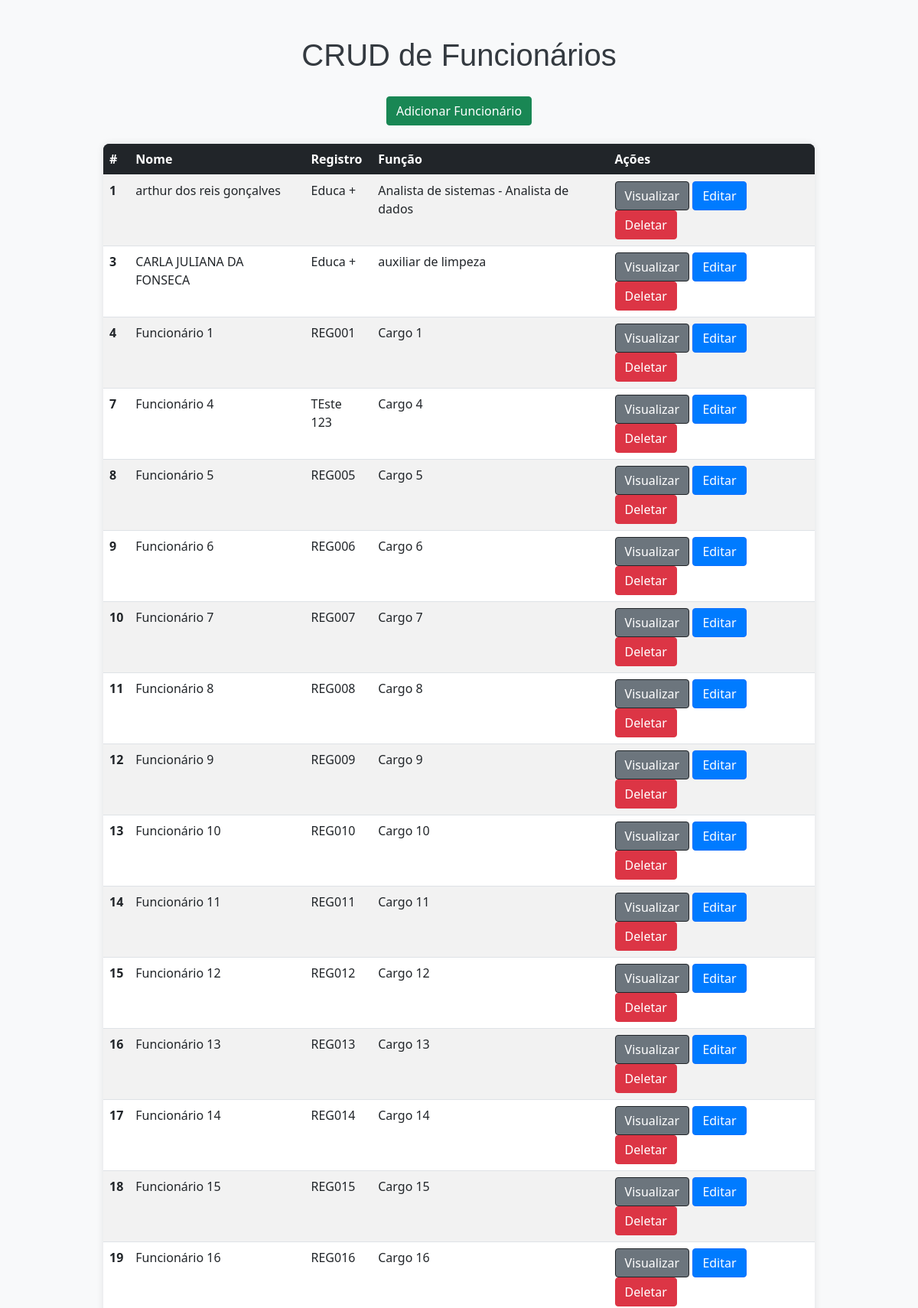
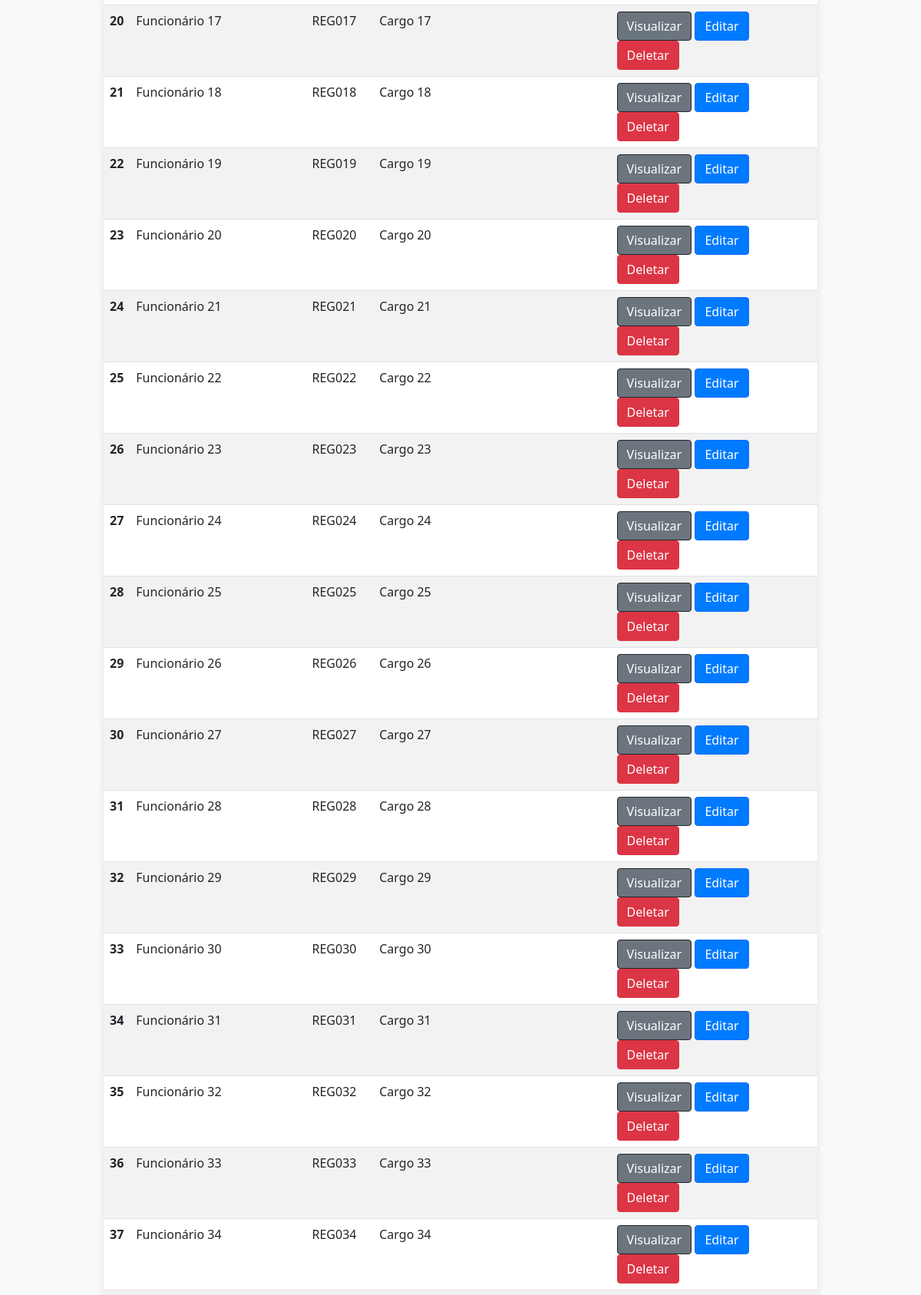
Page /indexFuncionarios/ (upper part) on the committed database (2 pictures, top to bottom).
### app/models.py (models this page shows, shortened)
class Funcionarios(models.Model):
    cpf_validator = RegexValidator(
        r'^\d{11}$',  # Permite apenas 11 dígitos
        'O CPF deve ter 11 dígitos numéricos.'
    )
    nome = models.CharField(max_length=150)
    registro = models.CharField(max_length=50)
    funcao = models.CharField(max_length=100)
    data_nascimento = models.DateField()
    data_admissao = models.DateField()
    cpf = models.CharField(max_length=11, validators=[cpf_validator])
    conta_inter = models.CharField(max_length=20)
    ultimo_exame = models.DateField(null=True, blank=True)
    proximo_exame = models.DateField(null=True, blank=True)
    email = models.EmailField(max_length=100, validators=[EmailValidator()])
    salario = models.DecimalField(max_digits=10, decimal_places=2)

### app/views.py (the view)
# urls.py: path('indexFuncionarios/', indexFuncionarios, name='indexFuncionarios'),
def indexFuncionarios(request):
    data = {'db': Funcionarios.objects.all()}
    return render(request, 'Funcionarios/indexFuncionarios.html', data)

### app/templates/Funcionarios/indexFuncionarios.html (shortened to what this page needs)
<!DOCTYPE html>
<html lang="en">
<head>
    <link href="https://cdn.jsdelivr.net/npm/bootstrap@5.0.2/dist/css/bootstrap.min.css" rel="stylesheet">
</head>
<body>
    <div class="container mt-5">
        <div class="col-8 m-auto text-center">
            <h1>CRUD de Funcionários</h1>
            <a href="/form" class="btn btn-success mb-4">Adicionar Funcionário</a>
        </div>
        <div class="col-10 m-auto">
            <table class="table table-striped table-hover">
                <thead class="table-dark">
                  <tr>
                    <th scope="col">#</th>
                    <th scope="col">Nome</th>
                    <th scope="col">Registro</th>
                    <th scope="col">Função</th>
                    <th scope="col">Ações</th>
                  </tr>
                </thead>
                <tbody>
                  {% for funcionario in db %}
                    <tr>
                        <th scope="row">{{ funcionario.id }}</th>
                        <td>{{ funcionario.nome }}</td>
                        <td>{{ funcionario.registro }}</td>
                        <td>{{ funcionario.funcao }}</td>
                        <td>
                            <a href="{% url 'view' funcionario.id %}" class="btn btn-dark">Visualizar</a>
                            <a href="{% url 'edit' funcionario.id %}" class="btn btn-primary">Editar</a>
                            <a href="{% url 'delete' funcionario.id %}" class="btn btn-danger">Deletar</a>
                        </td>
                    </tr>
                  {% empty %}
                    <tr>
                        <td colspan="5" class="text-center">Nenhum funcionário encontrado.</td>
                    </tr>
                  {% endfor %}
                </tbody>
              </table>
        </div>
    </div>
</body>
</html>

### app/templates/Funcionarios/indexFuncionarios.html (style rules this page uses)
body { background-color: #f8f9fa; }
h1 { color: #343a40; font-family: 'Arial', sans-serif; margin-bottom: 30px; }
.table { background-color: #ffffff; border-radius: 0.5rem; overflow: hidden; box-shadow: 0 0 10px rgba(0, 0, 0, 0.1); }
.table-dark { background-color: #343a40; }
.btn { transition: background-color 0.3s ease; }
.btn-dark { background-color: #6c757d; }
.btn-primary { background-color: #007bff; }
.btn-danger { background-color: #dc3545; }
.text-center { margin-bottom: 20px; }

### rows in the picture
Funcionarios: id "1", nome "arthur dos reis gonçalves", registro "Educa +", funcao "Analista de sistemas - Analista de dados"
Funcionarios: id "3", nome "CARLA JULIANA DA FONSECA", registro "Educa +", funcao "auxiliar de limpeza"
Funcionarios: id "4", nome "Funcionário 1", registro "REG001", funcao "Cargo 1"
Funcionarios: id "7", nome "Funcionário 4", registro "TEste 123", funcao "Cargo 4"
Funcionarios: id "8", nome "Funcionário 5", registro "REG005", funcao "Cargo 5"
Funcionarios: id "9", nome "Funcionário 6", registro "REG006", funcao "Cargo 6"
Funcionarios: id "10", nome "Funcionário 7", registro "REG007", funcao "Cargo 7"
Funcionarios: id "11", nome "Funcionário 8", registro "REG008", funcao "Cargo 8"
Funcionarios: id "12", nome "Funcionário 9", registro "REG009", funcao "Cargo 9"
Funcionarios: id "13", nome "Funcionário 10", registro "REG010", funcao "Cargo 10"
Funcionarios: id "14", nome "Funcionário 11", registro "REG011", funcao "Cargo 11"
Funcionarios: id "15", nome "Funcionário 12", registro "REG012", funcao "Cargo 12"
Funcionarios: id "16", nome "Funcionário 13", registro "REG013", funcao "Cargo 13"
Funcionarios: id "17", nome "Funcionário 14", registro "REG014", funcao "Cargo 14"
Funcionarios: id "18", nome "Funcionário 15", registro "REG015", funcao "Cargo 15"
Funcionarios: id "19", nome "Funcionário 16", registro "REG016", funcao "Cargo 16"
Funcionarios: id "20", nome "Funcionário 17", registro "REG017", funcao "Cargo 17"
Funcionarios: id "21", nome "Funcionário 18", registro "REG018", funcao "Cargo 18"
Funcionarios: id "22", nome "Funcionário 19", registro "REG019", funcao "Cargo 19"
Funcionarios: id "23", nome "Funcionário 20", registro "REG020", funcao "Cargo 20"
Funcionarios: id "24", nome "Funcionário 21", registro "REG021", funcao "Cargo 21"
Funcionarios: id "25", nome "Funcionário 22", registro "REG022", funcao "Cargo 22"
Funcionarios: id "26", nome "Funcionário 23", registro "REG023", funcao "Cargo 23"
Funcionarios: id "27", nome "Funcionário 24", registro "REG024", funcao "Cargo 24"
Funcionarios: id "28", nome "Funcionário 25", registro "REG025", funcao "Cargo 25"
Funcionarios: id "29", nome "Funcionário 26", registro "REG026", funcao "Cargo 26"
Funcionarios: id "30", nome "Funcionário 27", registro "REG027", funcao "Cargo 27"
Funcionarios: id "31", nome "Funcionário 28", registro "REG028", funcao "Cargo 28"
Funcionarios: id "32", nome "Funcionário 29", registro "REG029", funcao "Cargo 29"
Funcionarios: id "33", nome "Funcionário 30", registro "REG030", funcao "Cargo 30"
Funcionarios: id "34", nome "Funcionário 31", registro "REG031", funcao "Cargo 31"
Funcionarios: id "35", nome "Funcionário 32", registro "REG032", funcao "Cargo 32"
Funcionarios: id "36", nome "Funcionário 33", registro "REG033", funcao "Cargo 33"
Funcionarios: id "37", nome "Funcionário 34", registro "REG034", funcao "Cargo 34"
